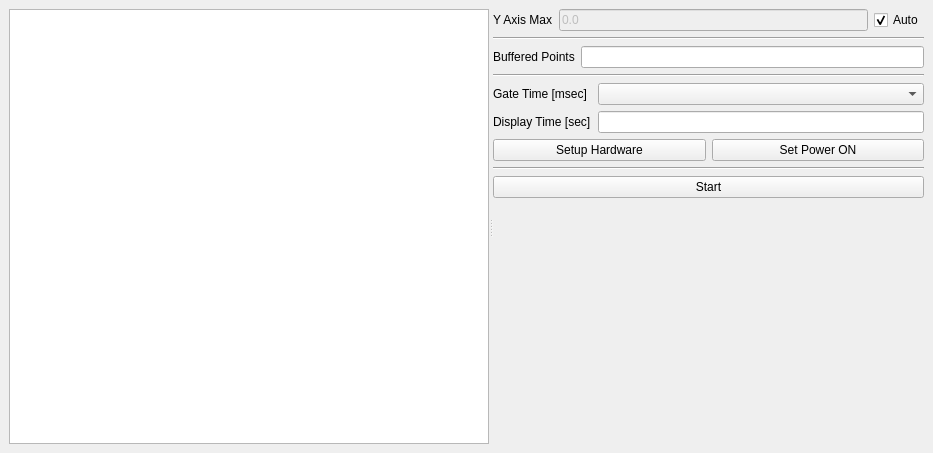
<?xml version="1.0" encoding="UTF-8"?>
<ui version="4.0">
 <class>MainWindow</class>
 <widget class="QMainWindow" name="MainWindow">
  <property name="geometry">
   <rect>
    <x>0</x>
    <y>0</y>
    <width>933</width>
    <height>453</height>
   </rect>
  </property>
  <property name="windowTitle">
   <string>MainWindow</string>
  </property>
  <widget class="QWidget" name="centralwidget">
   <layout class="QHBoxLayout" name="horizontalLayout_4">
    <item>
     <widget class="QSplitter" name="splitter">
      <property name="orientation">
       <enum>Qt::Horizontal</enum>
      </property>
      <widget class="PlotWidget" name="count_graph"/>
      <widget class="QWidget" name="layoutWidget">
       <layout class="QVBoxLayout" name="verticalLayout">
        <item>
         <layout class="QHBoxLayout" name="horizontalLayout">
          <item>
           <widget class="QLabel" name="label">
            <property name="text">
             <string>Y Axis Max</string>
            </property>
           </widget>
          </item>
          <item>
           <widget class="QLineEdit" name="y_range_form">
            <property name="enabled">
             <bool>false</bool>
            </property>
            <property name="text">
             <string>0.0</string>
            </property>
            <property name="clearButtonEnabled">
             <bool>false</bool>
            </property>
           </widget>
          </item>
          <item>
           <widget class="QCheckBox" name="y_range_auto">
            <property name="text">
             <string>Auto</string>
            </property>
            <property name="checked">
             <bool>true</bool>
            </property>
           </widget>
          </item>
         </layout>
        </item>
        <item>
         <widget class="Line" name="line_3">
          <property name="orientation">
           <enum>Qt::Horizontal</enum>
          </property>
         </widget>
        </item>
        <item>
         <layout class="QHBoxLayout" name="horizontalLayout_2">
          <item>
           <widget class="QLabel" name="label_4">
            <property name="text">
             <string>Buffered Points</string>
            </property>
           </widget>
          </item>
          <item>
           <widget class="QLineEdit" name="buffer_size_form"/>
          </item>
         </layout>
        </item>
        <item>
         <widget class="Line" name="line">
          <property name="orientation">
           <enum>Qt::Horizontal</enum>
          </property>
         </widget>
        </item>
        <item>
         <layout class="QGridLayout" name="gridLayout_2">
          <property name="horizontalSpacing">
           <number>7</number>
          </property>
          <item row="0" column="2">
           <widget class="QComboBox" name="gate_time_select"/>
          </item>
          <item row="1" column="2">
           <widget class="QLineEdit" name="display_secs_form">
            <property name="text">
             <string/>
            </property>
           </widget>
          </item>
          <item row="1" column="0">
           <widget class="QLabel" name="label_5">
            <property name="text">
             <string>Display Time [sec]</string>
            </property>
           </widget>
          </item>
          <item row="0" column="0">
           <widget class="QLabel" name="label_3">
            <property name="text">
             <string>Gate Time [msec]</string>
            </property>
           </widget>
          </item>
         </layout>
        </item>
        <item>
         <layout class="QHBoxLayout" name="horizontalLayout_3">
          <item>
           <widget class="QPushButton" name="setup_bttn">
            <property name="text">
             <string>Setup Hardware</string>
            </property>
           </widget>
          </item>
          <item>
           <widget class="QPushButton" name="power_bttn">
            <property name="text">
             <string>Set Power ON</string>
            </property>
            <property name="checkable">
             <bool>true</bool>
            </property>
            <property name="checked">
             <bool>false</bool>
            </property>
           </widget>
          </item>
         </layout>
        </item>
        <item>
         <widget class="Line" name="line_2">
          <property name="orientation">
           <enum>Qt::Horizontal</enum>
          </property>
         </widget>
        </item>
        <item>
         <widget class="QPushButton" name="start_bttn">
          <property name="text">
           <string>Start</string>
          </property>
          <property name="checkable">
           <bool>true</bool>
          </property>
         </widget>
        </item>
        <item>
         <spacer name="verticalSpacer_3">
          <property name="orientation">
           <enum>Qt::Vertical</enum>
          </property>
          <property name="sizeHint" stdset="0">
           <size>
            <width>20</width>
            <height>40</height>
           </size>
          </property>
         </spacer>
        </item>
       </layout>
      </widget>
     </widget>
    </item>
   </layout>
  </widget>
 </widget>
 <customwidgets>
  <customwidget>
   <class>PlotWidget</class>
   <extends>QGraphicsView</extends>
   <header>pyqtgraph</header>
  </customwidget>
 </customwidgets>
 <resources/>
 <connections/>
</ui>
